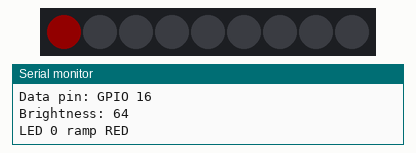
Bench run of a sketch on a simulated ESP32. On the bench: 9 RGB LEDs in strip order, left to right, the last lines printed to the serial monitor. Dim RGB values are drawn brighter than linear.

Above: at 0.75 s.
At 5.6 s:
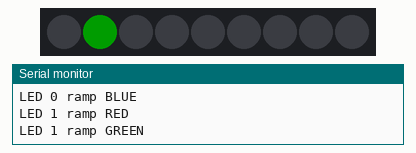
At 10.3 s:
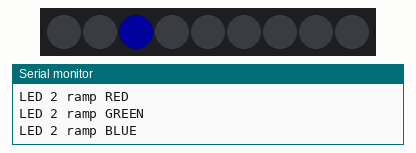
At 19.7 s:
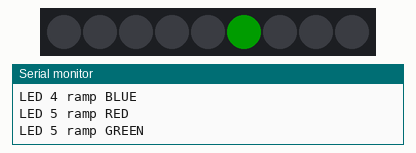
At 29.09 s:
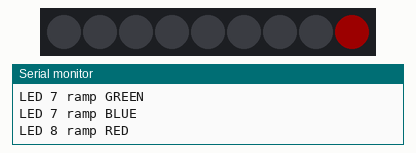
At 39.07 s:
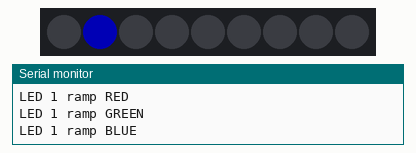

The sketch:

ESP32_LED_TEST.ino
```cpp
// ESP32 + WS2812B per-LED ramp test.
//
// Strip is confirmed WS2812B / NEOPIXEL / GRB.
//
// For each LED 0..N-1 in sequence:
//   - ramp RED   from 0 to 255 over 1024 ms (others off)
//   - ramp GREEN from 0 to 255 over 1024 ms
//   - ramp BLUE  from 0 to 255 over 1024 ms
//   - return that LED to black, advance to next
// Then loop.
//
// Why this is the right diagnostic now:
//   - A slow ramp must visibly change every ~16 ms. If the strip ever
//     freezes on a non-zero value, you can see the exact frame it died.
//   - One-LED-at-a-time isolates a possible bad pixel / addressing issue.
//   - Iterating R, G, B exposes color-order or per-channel data corruption.

#include <FastLED.h>

#define NUM_LEDS    9
#define DATA_PIN    16
#define CHIPSET     WS2812B
#define COLOR_ORDER GRB
#define BRIGHTNESS  64        // master scale; ramp value runs 0..255 underneath
#define RAMP_MS     1024UL

CRGB leds[NUM_LEDS];

// Refresh roughly every 16 ms (~60 Hz). Faster wastes show() calls; slower
// makes the ramp look stepped.
#define FRAME_MS    16

static void rampLed(uint8_t pos, uint8_t channel, const char *label) {
  Serial.print("LED "); Serial.print(pos);
  Serial.print(" ramp "); Serial.println(label);

  uint32_t start = millis();
  uint32_t nextFrame = start;
  uint8_t  lastV = 0;

  while (true) {
    uint32_t now = millis();
    uint32_t elapsed = now - start;
    if (elapsed >= RAMP_MS) break;

    if ((int32_t)(now - nextFrame) >= 0) {
      nextFrame += FRAME_MS;
      uint8_t v = (uint8_t)((elapsed * 255UL) / RAMP_MS);
      if (v != lastV) {
        fill_solid(leds, NUM_LEDS, CRGB::Black);
        switch (channel) {
          case 0: leds[pos] = CRGB(v, 0, 0); break;
          case 1: leds[pos] = CRGB(0, v, 0); break;
          case 2: leds[pos] = CRGB(0, 0, v); break;
        }
        FastLED.show();
        lastV = v;
      }
    } else {
      delay(1);
    }
  }

  // End each ramp at full value briefly so the peak is visible, then black
  // before moving on.
  fill_solid(leds, NUM_LEDS, CRGB::Black);
  switch (channel) {
    case 0: leds[pos] = CRGB(255, 0, 0); break;
    case 1: leds[pos] = CRGB(0, 255, 0); break;
    case 2: leds[pos] = CRGB(0, 0, 255); break;
  }
  FastLED.show();
  delay(150);

  fill_solid(leds, NUM_LEDS, CRGB::Black);
  FastLED.show();
}

void setup() {
  Serial.begin(115200);
  delay(300);
  Serial.println();
  Serial.println("=== ESP32 LED ramp test ===");
  Serial.print("LEDs: ");          Serial.println(NUM_LEDS);
  Serial.print("Data pin: GPIO "); Serial.println(DATA_PIN);
  Serial.print("Brightness: ");    Serial.println(BRIGHTNESS);

  FastLED.addLeds<CHIPSET, DATA_PIN, COLOR_ORDER>(leds, NUM_LEDS);
  FastLED.setBrightness(BRIGHTNESS);
  FastLED.clear(true);
}

void loop() {
  for (uint8_t i = 0; i < NUM_LEDS; i++) {
    rampLed(i, 0, "RED");
    rampLed(i, 1, "GREEN");
    rampLed(i, 2, "BLUE");
  }
  Serial.println("--- full pass complete, restarting ---");
}
```
